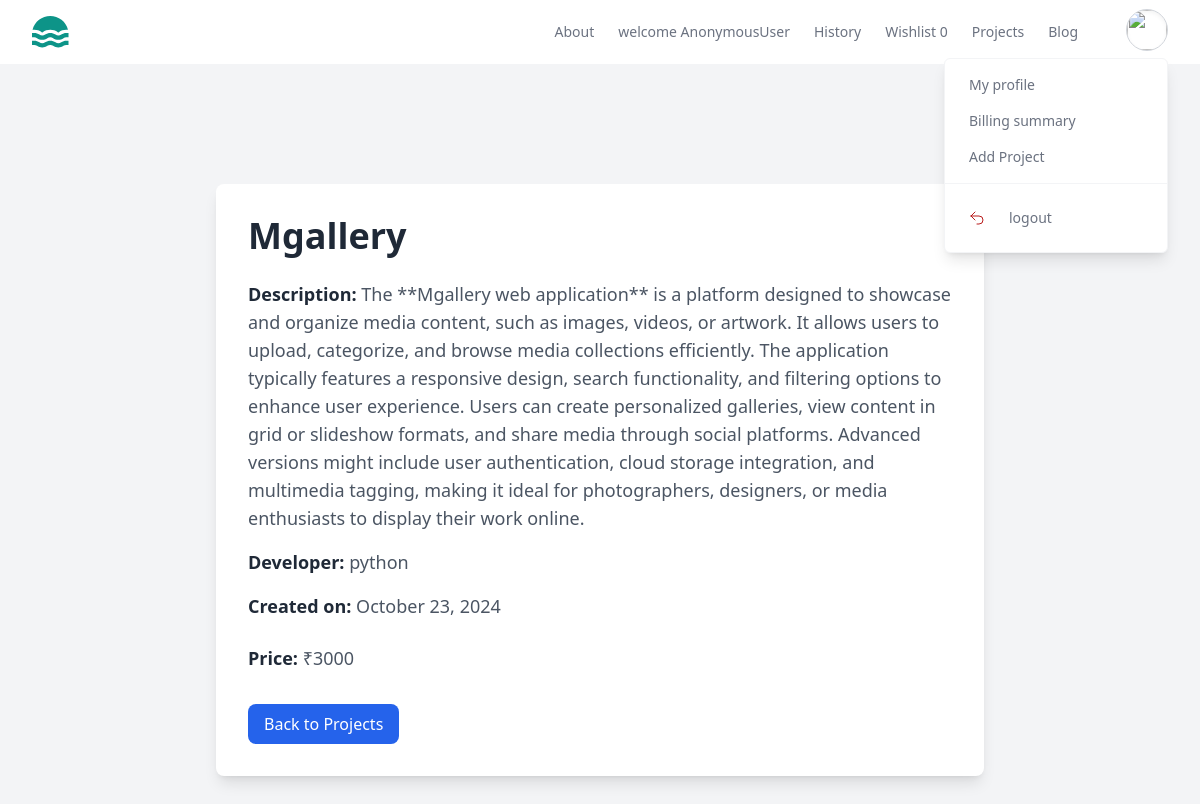
The app's page /project/12/view with its own data.
### store/models.py (models this page shows, shortened)
class BaseModel(models.Model):
    created_date=models.DateTimeField(auto_now_add=True)
    updated_date=models.DateTimeField(auto_now=True)
    is_active=models.BooleanField(default=True)

class Project(BaseModel):
    title=models.CharField(max_length=200)
    description=models.TextField()
    preview_image=models.ImageField(upload_to="previewimages",null=True,blank=True)
    price=models.PositiveIntegerField()
    developer=models.ForeignKey(User,on_delete=models.CASCADE)
    files=models.FileField(upload_to="projects",null=True,blank=True)
    tag_objects=models.ManyToManyField(Tag,null=True)
    thumbnail=EmbedVideoField()

class BaseModel(models.Model):
    created_date=models.DateTimeField(auto_now_add=True)
    updated_date=models.DateTimeField(auto_now=True)
    is_active=models.BooleanField(default=True)

### store/views.py (the view)
# urls.py: path('project/<int:pk>/view',views.ProjectViewMore.as_view(), name='project-view-more'),
class ProjectViewMore(View):
    template_name = "project_view_more.html"
    def get(self, request, *args, **kwargs):
        id = kwargs.get("pk")
        project_object = Project.objects.get(id=id)
        return render(request, self.template_name, {"p": project_object})

### store/context_processor.py (called while the page is built)
def wishlist_item_count(request):
    count=0
    if request.user.is_authenticated:
        count=request.user.basket.basket_item.filter(is_order_placed=False).count()
    return {"cartitem_count":count}

### store/templates/project_view_more.html (shortened to what this page needs)
{% extends 'base.html' %}
{% load embed_video_tags %}
{% block main_block %}
<div class="bg-gray-100 min-h-screen pt-20">
    <div class="max-w-3xl mx-auto bg-white shadow-lg rounded-lg overflow-hidden p-8 mt-10">
        <h1 class="text-4xl font-bold text-gray-800 mb-6">{{ p.title }}</h1>
        <div class="mb-4">
            <p class="text-lg text-gray-600">
                <strong class="font-semibold text-gray-800">Description:</strong> {{ p.description }}
            </p>
        </div>
        <div class="mb-4">
            <p class="text-lg text-gray-600">
                <strong class="font-semibold text-gray-800">Developer:</strong> {{ p.developer.username }}
            </p>
        </div>
        <div class="mb-6">
            <p class="text-lg text-gray-600">
                <strong class="font-semibold text-gray-800">Created on:</strong> {{ p.created_date|date:"F d, Y" }}
            </p>
        </div>
        <div class="mb-6">
            <p class="text-lg text-gray-600">
                <strong class="font-semibold text-gray-800">Price:</strong> ₹{{ p.price }}
            </p>
        </div>
        <div class="flex justify-between mt-8">
            <a href="{% url 'index' %}"
               class="text-white bg-blue-600 hover:bg-blue-500 font-medium py-2 px-4 rounded-lg">
                Back to Projects
            </a>
        </div>
    </div>
</div>
{% endblock %}

### records on screen
Project: title "Mgallery", description "The **Mgallery web application** is a platform designed to showcase and organize media content, such as images, videos, or artwork. It allows users to upload, categorize, and browse media collections efficiently. The application typically features a responsive design, search functionality, and filtering options to enhance user experience. Users can create personalized galleries, view content in grid or slideshow formats, and share media through social platforms. Advanced versions might include user authentication, cloud storage integration, and multimedia tagging, making it ideal for photographers, designers, or media enthusiasts to display their work online.", developer.username "python", price "3000"
BaseModel: created_date "October 23, 2024"

### other values on screen
{{ request.user }} "AnonymousUser"
{{ cartitem_count }} "0"
